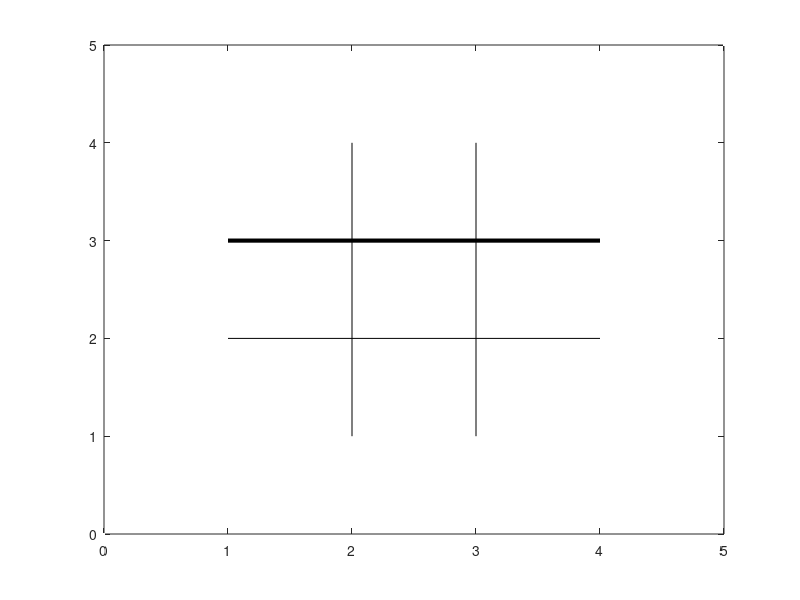

Write MATLAB code to recreate this figure. (Note: this script raises an error after producing the figure.)
%% Tic-Tac-Toe Full Game with GUI
clc; close all;

% ------ Display welcome message
fprintf('\nHello, let''s play Tic-Tac-Toe!\n\n');

% ------ Ask pre-game questions
% Q: How many players (0,1,2)
% if A = 0: 
%   Q1: What is the AI level of player, X? (1,2,3)
%   Q2: What is the AI level of player, O? (1,2,3)
% if A = 1: 
%   Q1: Would you like to be player X (move 1st) or O?
%   Q2: What AI level would you like to play against? (1,2,3)
% if A = 2 or any other value: 
%   no questions, just start the game.
levels = [0 0];
num_of_players = input('\nHow many players?  (Type 0, 1, or 2 and hit enter.) ');
if num_of_players == 0
    levels(1) = input('Select player X''s ability level. (Type 1, 2, or 3 and hit enter.) ');
    levels(2) = input('Select player O''s ability level. (Type 1, 2, or 3 and hit enter.) ');
elseif num_of_players == 1
    player_choice = input('Would you like to play X or O?  (X moves first) ','s');
    if lower(player_choice) == 'x'
        levels(2) = input('Select player O''s ability level.  (Type 1, 2, or 3 and hit enter.) ');
    else
        levels(1) = input('Select player X''s ability level.  (Type 1, 2, or 3 and hit enter.) ');
    end
end

% ------ Set game state variables
game_state = zeros(3);
winner = 0;
player = 1;
moves = 0;

% ------ Display blank game GUI
figure('Position',[100,100,650,600]);
plot([0 5],[0 5],'w.'); hold on;
plot([2 2],[1 4],'k',[3 3],[1 4],'k',[1 4],[2 2],'k',[1 4],[3 3],'k','LineWidth',3)
ax = gca; ax.XColor = 'none'; ax.YColor = 'none'; axis image;

if levels(1) == 0
    X_move = @TTT_player_move_Key;
else
    X_move = str2func(['TTT_ai_move_',num2str(levels(1)),'_Key']);
    X_pause = 1;
end
if levels(2) == 0
    O_move = @TTT_player_move_Key;
else
    O_move = str2func(['TTT_ai_move_',num2str(levels(2)),'_Key']);
    O_pause = 1;
end
% ------ Game loop
while winner == 0 && moves < 9
    if player == 1
        space = X_move(game_state,player);
    else
        space = O_move(game_state,player);
    end
    game_state(space) = player;
    TTT_add_move_Key(space,player);
    pause(0.1);
    moves = moves+1;
    winner = TTT_winner_check_Key(game_state);
    player = -player;
end
if winner == 0
    title('Tie Game','FontSize',24);
elseif winner == 1
    title('Player X wins!','FontSize',24);
else
    title('Player O wins!','FontSize',24);
end

%% HELPER FUNCTIONS
function move_to = TTT_ai_move_1_Key(game_state,~)
    open_spaces = TTT_get_open_spaces_Key(game_state);
    num_open_spaces = length(open_spaces);
    randomIndex = randi(num_open_spaces);
    move_to = open_spaces(randomIndex);
end
function move_to = TTT_ai_move_2_Key(game_state,player)
    % check for winning moves
    player_status = TTT_detect_winning_move_Key(game_state);
    if player == 1 && player_status(1) ~= 0   
        move_to = player_status(1);             % X takes winning move
    elseif player == 1 && player_status(2) ~= 0 % X blocks winning move
        move_to = player_status(2);
    elseif player == -1 && player_status(2) ~= 0   
        move_to = player_status(2);              % O takes winning move
    elseif player == -1 && player_status(1) ~= 0 % O blocks winning move
        move_to = player_status(1);
    else
        move_to = TTT_ai_move_1_Key(game_state);
    end 
end
function move_to = TTT_ai_move_3_Key(tttBoard,player)
    openSpaces = find(tttBoard(:)==0);
    spacesLeft = length(openSpaces);
    firstplayer = player;
    if tttBoard(5) == 0 % Take center space
        move_to = 5;
        return
    elseif spacesLeft == 8 && tttBoard(5) == 1
        move_to = 9;       % Take corner space if center is taken
        return
    end
    move_to = openSpaces(1); % default move
    for i=1:spacesLeft
        scoreMove = TTT_MoveScore(tttBoard,player,9-spacesLeft,openSpaces(i),firstplayer);   
        if scoreMove == 1  % Good move, take it
            move_to = openSpaces(i);
            return;
        elseif scoreMove == 0 % Neutral move, keep looking for better
            move_to = openSpaces(i);
        end
    end
end
% Unbeatable TicTacToe AI 
function score = TTT_MoveScore(tttBoard,player,round,thisMove,firstplayer)
    tttBoard(thisMove) = player;
    if firstplayer*TTT_winner_check_Key(tttBoard) > 0
        score = 1;
        return;
    elseif firstplayer*TTT_winner_check_Key(tttBoard) < 0
        score = -1;
        return;
    else
        openSpaces = TTT_get_open_spaces_Key(tttBoard(1:end));
        spacesLeft = length(openSpaces);
        if spacesLeft == 0
            score = 0;
            return;
        end
        scores = nan(1,spacesLeft);
        i=1;
        if spacesLeft > 0
            while round <= 9 && length(find(~isnan(scores))) < spacesLeft
                nextMove = openSpaces(i);
                score = TTT_MoveScore(tttBoard,-player,round+1,nextMove,firstplayer);
                scores(i) = score;
                tttBoard(nextMove) = 0;
                i=i+1;
            end
        end
        if firstplayer*player == 1
            score = min(scores);
        else
            score = max(scores);
        end
    end
end
function move = TTT_player_move_Key(game_state,player)
    coord2idx = [3 2 1;6 5 4;9 8 7];
    if player == 1
        title('Player X, pick a space','FontSize',24);
    else
        title('Player O, pick a space','FontSize',24);
    end
    click = floor(ginput(1));
    click = min([click;3 3]);
    click = max([click;1 1]);
    move = coord2idx(click(1),click(2));
    while game_state(move) ~= 0
        title('Not a valid space.','FontSize',24);
        click = floor(ginput(1));
        click = min([click;3 3]);
        click = max([click;1 1]);
        move = coord2idx(click(1),click(2));
    end
end
function TTT_add_move_Key(move,player)
    idx2coord = [1 3;1 2;1 1;2 3;2 2;2 1;3 3;3 2;3 1];   
             
    if player == 1
        text(idx2coord(move,1)+0.18,idx2coord(move,2)+0.525,'X','fontsize',70,'color','red')
    else
        text(idx2coord(move,1)+0.125,idx2coord(move,2)+0.525,'O','fontsize',70,'color','blue')
    end
end
function player_status = TTT_detect_winning_move_Key(game_state)
    player_status = zeros(1,2);
    tempBoard = game_state;
    spaces = TTT_get_open_spaces_Key(game_state);
    player = [1 -1];
    for p = 1:2
        k = 1;
        done = 0;
        while k <= numel(spaces) && ~done
            tempBoard(spaces(k)) = player(p);
            if TTT_winner_check_Key(tempBoard) == player(p)
                player_status(p) = spaces(k);
                done = 1;
            end
            tempBoard = game_state;
            k = k + 1;
        end
    end
end
function locations = TTT_get_open_spaces_Key(game_state)
    n = numel(game_state);
    locations = zeros(1,n);
    j = 1;
    for k = 1:n
        if game_state(k) == 0
            locations(j) = k;
            j = j+1;
        end
    end
    locations(j:end) = [];
end
function winner = TTT_winner_check_Key(game_state)
    path_sums = P32_matrix_sums_Key(game_state);
    winner = 0;
    k = 1;
    while winner == 0 && k <= numel(path_sums)
        if path_sums(k) == 3
            winner = 1;
        elseif path_sums(k) == -3
            winner = -1;
        end
        k = k + 1;
    end
end
function values = P32_matrix_sums_Key(A)
    row_sums = sum(A,2);
    col_sums = sum(A)';
    dia_sums = P31_diagonal_sums_Key(A);
    values = [row_sums;col_sums;dia_sums];
end
function diag_sums = P31_diagonal_sums_Key(A)
    [m,n]=size(A);

    if m < n  % get the min of m and n
        max_i = m;
    else
        max_i = n;
    end

    down_diagonal_sum = 0; % initialize the sums
    up_diagonal_sum = 0;

    for i = 1:max_i
        down_diagonal_sum = down_diagonal_sum + A(i,i);
        up_diagonal_sum = up_diagonal_sum + A(m-i+1,i);
    end

    diag_sums = [down_diagonal_sum;up_diagonal_sum];
end
